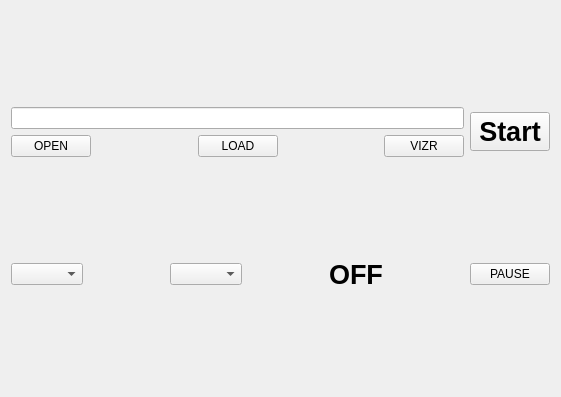
<?xml version="1.0" encoding="UTF-8"?>
<ui version="4.0">
 <class>DataPlotWidget</class>
 <widget class="QWidget" name="DataPlotWidget">
  <property name="geometry">
   <rect>
    <x>0</x>
    <y>0</y>
    <width>561</width>
    <height>397</height>
   </rect>
  </property>
  <property name="acceptDrops">
   <bool>true</bool>
  </property>
  <property name="windowTitle">
   <string>Plot</string>
  </property>
  <layout class="QVBoxLayout" name="verticalLayout">
   <item>
    <layout class="QGridLayout" name="gridLayout">
     <item row="1" column="0">
      <widget class="QPushButton" name="pushButton_open">
       <property name="text">
        <string>OPEN</string>
       </property>
      </widget>
     </item>
     <item row="1" column="2">
      <widget class="QPushButton" name="pushButton_load">
       <property name="text">
        <string>LOAD</string>
       </property>
      </widget>
     </item>
     <item row="0" column="0" colspan="5">
      <widget class="QLineEdit" name="lineEdit_filename"/>
     </item>
     <item row="1" column="4">
      <widget class="QPushButton" name="pushButton_4">
       <property name="text">
        <string>VIZR</string>
       </property>
      </widget>
     </item>
     <item row="1" column="3">
      <spacer name="horizontalSpacer_5">
       <property name="orientation">
        <enum>Qt::Horizontal</enum>
       </property>
       <property name="sizeHint" stdset="0">
        <size>
         <width>40</width>
         <height>20</height>
        </size>
       </property>
      </spacer>
     </item>
     <item row="1" column="1">
      <spacer name="horizontalSpacer_4">
       <property name="orientation">
        <enum>Qt::Horizontal</enum>
       </property>
       <property name="sizeHint" stdset="0">
        <size>
         <width>40</width>
         <height>20</height>
        </size>
       </property>
      </spacer>
     </item>
     <item row="0" column="5" rowspan="2">
      <widget class="QPushButton" name="pushButton_start">
       <property name="font">
        <font>
         <pointsize>20</pointsize>
         <weight>75</weight>
         <bold>true</bold>
        </font>
       </property>
       <property name="text">
        <string>Start</string>
       </property>
      </widget>
     </item>
    </layout>
   </item>
   <item>
    <layout class="QHBoxLayout" name="data_plot_layout"/>
   </item>
   <item>
    <layout class="QHBoxLayout" name="horizontalLayout_2">
     <item>
      <widget class="QComboBox" name="comboBox_leg"/>
     </item>
     <item>
      <spacer name="horizontalSpacer">
       <property name="orientation">
        <enum>Qt::Horizontal</enum>
       </property>
       <property name="sizeHint" stdset="0">
        <size>
         <width>40</width>
         <height>20</height>
        </size>
       </property>
      </spacer>
     </item>
     <item>
      <widget class="QComboBox" name="comboBox_joint"/>
     </item>
     <item>
      <spacer name="horizontalSpacer_2">
       <property name="orientation">
        <enum>Qt::Horizontal</enum>
       </property>
       <property name="sizeHint" stdset="0">
        <size>
         <width>40</width>
         <height>20</height>
        </size>
       </property>
      </spacer>
     </item>
     <item>
      <widget class="QLabel" name="label_on">
       <property name="font">
        <font>
         <pointsize>20</pointsize>
         <weight>75</weight>
         <bold>true</bold>
        </font>
       </property>
       <property name="text">
        <string>OFF</string>
       </property>
      </widget>
     </item>
     <item>
      <spacer name="horizontalSpacer_3">
       <property name="orientation">
        <enum>Qt::Horizontal</enum>
       </property>
       <property name="sizeHint" stdset="0">
        <size>
         <width>40</width>
         <height>20</height>
        </size>
       </property>
      </spacer>
     </item>
     <item>
      <widget class="QPushButton" name="pushButton_pause">
       <property name="text">
        <string>PAUSE</string>
       </property>
      </widget>
     </item>
    </layout>
   </item>
  </layout>
 </widget>
 <resources/>
 <connections/>
</ui>
